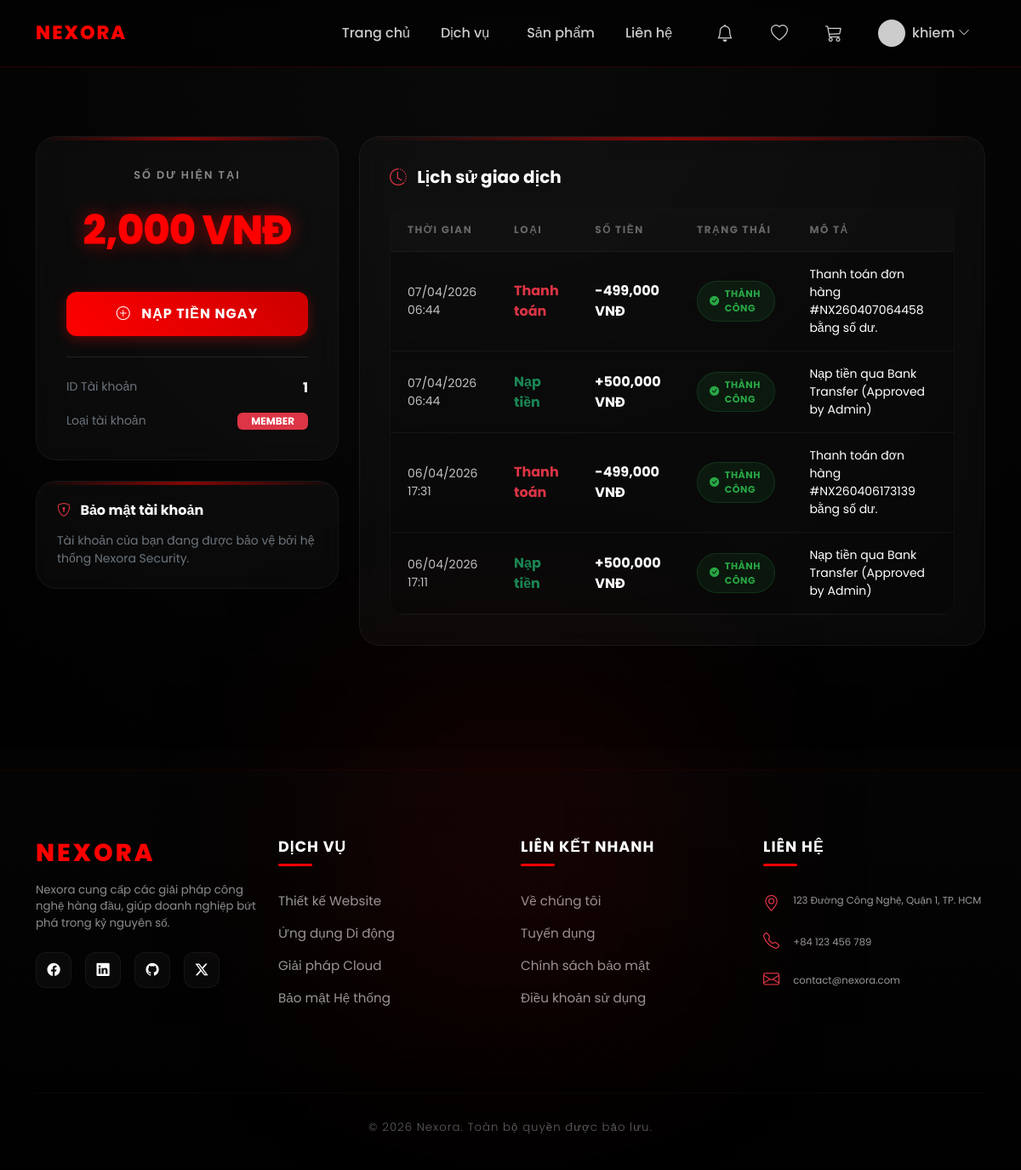
/users/wallet/ (signed in), run on an earlier commit of the app's database.
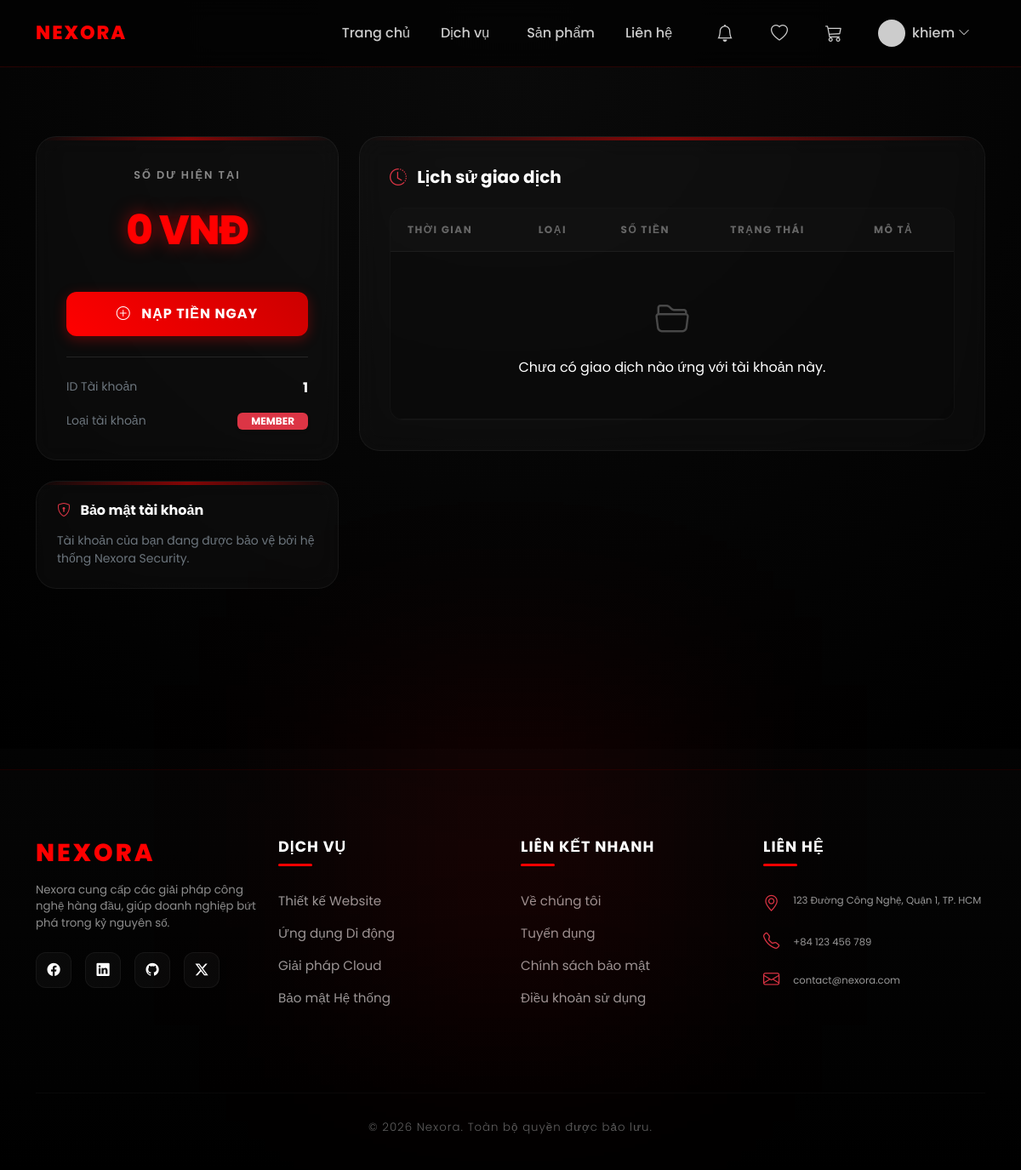
And on a later commit of the database.
### users/models.py (models this page shows, shortened)
class Transaction(models.Model):
    TRANSACTION_TYPES = [
        ('Deposit', 'Nạp tiền'),
        ('Payment', 'Thanh toán'),
        ('Refund', 'Hoàn tiền'),
    ]
    STATUS_CHOICES = [
        ('Pending', 'Đang xử lý'),
        ('Completed', 'Thành công'),
        ('Failed', 'Thất bại'),
    ]
    user = models.ForeignKey(settings.AUTH_USER_MODEL, on_delete=models.CASCADE, related_name='transactions')
    amount = models.BigIntegerField(default=0)
    type = models.CharField(max_length=20, choices=TRANSACTION_TYPES)
    status = models.CharField(max_length=20, choices=STATUS_CHOICES, default='Pending')
    method = models.CharField(max_length=50, blank=True, null=True)
    transaction_code = models.CharField(max_length=100, unique=True)
    description = models.TextField(blank=True, null=True)
    created_at = models.DateTimeField(auto_now_add=True)

### users/views.py (the view)
# urls.py: path('wallet/', views.wallet_index, name='wallet_index'),
@login_required
def wallet_index(request):
    transactions = request.user.transactions.all().order_by('-created_at')
    context = {
        'transactions': transactions,
        'balance': request.user.profile.balance
    }
    return render(request, 'users/wallet/index.html', context)

### users/templates/users/wallet/index.html (shortened to what this page needs)
{% extends "shops/base.html" %}
{% load static %}
{% block extra_head %}
<link rel="stylesheet" href="{% static 'css/wallet.css' %}">
{% endblock %}
{% block body_block %}
<div class="wallet-page text-white">
    <div class="container">
        <div class="row g-4">
            <div class="col-lg-4">
                <div class="wallet-card text-center mb-4">
                    <div class="balance-label mb-2">Số dư hiện tại</div>
                    <div class="balance-display">{{ balance|floatformat:0 }} VNĐ</div>
                    <a href="{% url 'users:topup_index' %}" class="btn btn-topup w-100 mt-3">
                        <i class="bi bi-plus-circle me-2"></i> NẠP TIỀN NGAY
                    </a>
                    <div class="mt-4 pt-4 border-top border-white border-opacity-10 text-start">
                        <div class="d-flex justify-content-between mb-3">
                            <span class="text-secondary small">ID Tài khoản</span>
                            <span class="fw-bold fs-6 text-white">{{ request.user.id }}</span>
                        </div>
                        <div class="d-flex justify-content-between align-items-center">
                            <span class="text-secondary small">Loại tài khoản</span>
                            <span class="badge bg-danger shadow-sm px-3">MEMBER</span>
                        </div>
                    </div>
                </div>
                <div class="wallet-card p-4">
                    <h6 class="fw-bold mb-3 text-white">
                        <i class="bi bi-shield-lock me-2 text-danger"></i> Bảo mật tài khoản
                    </h6>
                    <p class="small text-secondary mb-0">Tài khoản của bạn đang được bảo vệ bởi hệ thống Nexora Security.</p>
                </div>
            </div>
            <div class="col-lg-8">
                <div class="wallet-card">
                    <h5 class="fw-bold mb-4 text-white">
                        <i class="bi bi-clock-history me-2 text-danger"></i> Lịch sử giao dịch
                    </h5>
                    <div class="transaction-table-wrapper">
                        <div class="table-responsive">
                            <table class="table transaction-table text-white">
                                <thead>
                                    <tr>
                                        <th>Thời gian</th>
                                        <th>Loại</th>
                                        <th>Số tiền</th>
                                        <th>Trạng thái</th>
                                        <th>Mô tả</th>
                                    </tr>
                                </thead>
                                <tbody>
                                    {% for tx in transactions %}
                                    <tr>
                                        <td class="small opacity-75">{{ tx.created_at|date:"d/m/Y H:i" }}</td>
                                        <td>
                                            <span class="fw-bold {% if tx.type == 'Deposit' %}text-success{% else %}text-danger{% endif %}">
                                                {{ tx.get_type_display }}
                                            </span>
                                        </td>
                                        <td class="fw-bold fs-6">
                                            {% if tx.type == 'Deposit' %}+{% else %}-{% endif %}{{ tx.amount|floatformat:0 }} VNĐ
                                        </td>
                                        <td>
                                            <span class="status-badge status-{{ tx.status|lower }}">
                                                <i class="bi {% if tx.status == 'Completed' %}bi-check-circle-fill{% elif tx.status == 'Pending' %}bi-hourglass-split{% else %}bi-x-circle-fill{% endif %}"></i>
                                                {{ tx.get_status_display }}
                                            </span>
                                        </td>
                                        <td class="small text-secondary">{{ tx.description }}</td>
                                    </tr>
                                    {% empty %}
                                    <tr>
                                        <td colspan="5" class="text-center py-5 text-secondary">
                                            <i class="bi bi-folder2-open d-block fs-1 mb-3 opacity-25"></i>
                                            Chưa có giao dịch nào ứng với tài khoản này.
                                        </td>
                                    </tr>
                                    {% endfor %}
                                </tbody>
                            </table>
                        </div>
                    </div>
                </div>
            </div>
        </div>
    </div>
</div>
{% endblock %}

### shops/templates/shops/base.html (shortened to what this page needs)
{% load static %}
<!DOCTYPE html>
<html lang="vi">
<head>
  <link href="https://cdn.jsdelivr.net/npm/bootstrap@5.3.2/dist/css/bootstrap.min.css" rel="stylesheet">
  <link rel="stylesheet" href="https://cdn.jsdelivr.net/npm/bootstrap-icons@1.11.1/font/bootstrap-icons.css" />
  <link rel="stylesheet" href="{% static 'css/base.css' %}" />
  {% block extra_head %}{% endblock %}
</head>
<body>
<nav class="navbar navbar-expand-lg navbar-custom fixed-top">
  <div class="container">
    <a class="navbar-brand" href="{% url 'shops:index' %}">
      NEXORA
    </a>
    <div class="collapse navbar-collapse" id="nav">
      <ul class="navbar-nav ms-auto">
        <li class="nav-item">
          <a class="nav-link" href="{% url 'shops:index' %}">
            Trang chủ
          </a>
        </li>
        <li class="nav-item">
          <a class="nav-link" href="{% url 'shops:services' %}">
            Dịch vụ
          </a>
        </li>
        <li class="nav-item ms-lg-2">
          <a class="nav-link" href="{% url 'shops:products' %}">
            Sản phẩm
          </a>
        </li>
        <li class="nav-item">
          <a class="nav-link" href="{% url 'shops:contact' %}">
            Liên hệ
          </a>
        </li>
      </ul>
      <ul class="navbar-nav ms-lg-3 align-items-lg-center">
          {% if request.user.is_authenticated %}
        <li class="nav-item dropdown me-2">
          <a class="nav-link position-relative" data-bs-toggle="dropdown" href="#" aria-label="Notifications">
            <i class="bi bi-bell fs-5"></i>
          </a>
        </li>
        <li class="nav-item me-2">
          <a class="nav-link" href="#" data-bs-toggle="modal" data-bs-target="#wishlistModal" aria-label="Wishlist">
            <i class="bi bi-heart fs-5"></i>
          </a>
        </li>
        <li class="nav-item">
          <a class="nav-link position-relative me-3" href="{% url 'shops:cart_detail' %}">
            <i class="bi bi-cart3 fs-5"></i>
          </a>
        </li>
        <li class="nav-item dropdown">
          <a class="nav-link d-flex align-items-center" data-bs-toggle="dropdown" href="#">
            <img
              src="{% if request.user.profile.photo %}{{ request.user.profile.photo.url }}{% else %}https://i.pravatar.cc/150?u={{ request.user.id }}{% endif %}"
              class="rounded-circle me-2" width="32" height="32" style="object-fit: cover" />
            <span class="d-none d-lg-inline">{{ request.user.username }}</span>
            <i class="bi bi-chevron-down ms-1 small"></i>
          </a>
        </li>
        {% else %}
        <li class="nav-item ms-lg-2">
          <a href="{% url 'users:login' %}" class="btn btn-outline-danger btn-sm">
            Đăng nhập
          </a>
        </li>
        {% endif %}
      </ul>
    </div>
  </div>
</nav>
<main>
  {% block body_block %}{% endblock %}
  <div class="container pt-4">
  </div>
</main>
<footer>
  <div class="container">
    <div class="row">
      <div class="col-lg-3 col-md-6 mb-4">
        <h4 class="footer-brand mb-3">NEXORA</h4>
        <p class="small opacity-75">
          Nexora cung cấp các giải pháp công nghệ hàng đầu, giúp doanh nghiệp bứt phá trong kỷ nguyên số.
        </p>
        <div class="social-links mt-4">
          <a href="#"><i class="bi bi-facebook"></i></a>
          <a href="#"><i class="bi bi-linkedin"></i></a>
          <a href="#"><i class="bi bi-github"></i></a>
          <a href="#"><i class="bi bi-twitter-x"></i></a>
        </div>
      </div>
      <div class="col-lg-3 col-md-6 mb-4">
        <h5 class="footer-title">Dịch vụ</h5>
        <ul class="footer-links">
          <li>Thiết kế Website</li>
          <li>Ứng dụng Di động</li>
          <li>Giải pháp Cloud</li>
          <li>Bảo mật Hệ thống</li>
        </ul>
      </div>
      <div class="col-lg-3 col-md-6 mb-4">
        <h5 class="footer-title">Liên kết nhanh</h5>
        <ul class="footer-links">
          <li>Về chúng tôi</li>
          <li>Tuyển dụng</li>
          <li>Chính sách bảo mật</li>
          <li>Điều khoản sử dụng</li>
        </ul>
      </div>
      <div class="col-lg-3 col-md-6 mb-4">
        <h5 class="footer-title">Liên hệ</h5>
        <ul class="footer-links">
          <li class="d-flex align-items-start mb-3">
            <i class="bi bi-geo-alt text-danger me-3"></i>
            <span class="small">
            <span class="small">123 Đường Công Nghệ, Quận 1, TP. HCM</span>
            </span>
          </li>
          <li class="d-flex align-items-center mb-3">
            <i class="bi bi-telephone text-danger me-3"></i>
            <span class="small">
            <span class="small">+84 123 456 789</span>
            </span>
          </li>
          <li class="d-flex align-items-center">
            <i class="bi bi-envelope text-danger me-3"></i>
            <span class="small">
            <span class="small">contact@nexora.com</span>
            </span>
          </li>
        </ul>
      </div>
    </div>
    <div class="footer-bottom text-center">
      <p class="small mb-0 opacity-50">&copy; 2026 Nexora. Toàn bộ quyền được bảo lưu.</p>
    </div>
  </div>
</footer>
</body>
</html>

### shops/static/css/base.css (style rules this page uses)
body { background: radial-gradient(circle at top, #0a0a0a, #000); color: #fff; font-family: 'Poppins', sans-serif; padding-top: 80px; }
.navbar-custom { background: rgba(0, 0, 0, 0.6) !important; backdrop-filter: blur(12px); border-bottom: 1px solid rgba(255, 0, 0, 0.15); transition: all 0.3s ease; padding: 15px 0; }
.navbar-brand { color: #ff0000 !important; font-weight: 800; letter-spacing: 2px; font-size: 1.4rem; }
.nav-link { color: #ccc !important; position: relative; margin: 0 10px; font-weight: 500; transition: 0.3s; }
.nav-link::after { content: ""; position: absolute; bottom: -6px; left: 0; width: 0%; height: 2px; background: #ff0000; transition: 0.3s ease; }
h1, h2, h3, h4, h5 { font-weight: 600; }
p { color: #bbb; }
footer { background: linear-gradient(180deg, #050505, #000); border-top: 1px solid rgba(255, 0, 0, 0.1); color: #999; padding: 80px 0 40px; font-size: 0.95rem; position: relative; }
footer::before { content: ""; position: absolute; width: 400px; height: 400px; background: rgba(255, 0, 0, 0.08); filter: blur(120px); top: -100px; left: 50%; transform: translateX(-50%); }
.footer-brand { color: #ff0000; font-size: 1.8rem; font-weight: 800; letter-spacing: 3px; text-transform: uppercase; transition: 0.3s; }
.footer-title { color: #fff; font-weight: 700; font-size: 1.1rem; margin-bottom: 30px; position: relative; padding-bottom: 12px; text-transform: uppercase; letter-spacing: 1px; }
.footer-title::after { content: ""; position: absolute; bottom: 0; left: 0; width: 40px; height: 3px; background: #ff0000; border-radius: 2px; }
.footer-links { list-style: none; padding: 0; }
.footer-links li { margin-bottom: 15px; }
.footer-links i { font-size: 1.2rem; }
.social-links a { width: 42px; height: 42px; display: inline-flex; align-items: center; justify-content: center; background: rgba(255, 255, 255, 0.03); color: #fff; border-radius: 12px; margin-right: 12px; transition: 0.3s; text-decoration: none !important; border: 1px solid rgba(255, 255, 255, 0.05); }
.footer-bottom { border-top: 1px solid rgba(255, 255, 255, 0.03); margin-top: 60px; padding-top: 30px; text-align: center; }
.footer-bottom p { letter-spacing: 1px; font-weight: 300; }

### users/static/css/wallet.css (style rules this page uses)
.wallet-page { background: radial-gradient(circle at top, #0a0a0a, #000); padding-top: 40px; padding-bottom: 80px; min-height: 100vh; padding-top: 80px; }
.wallet-card { background: rgba(255, 255, 255, 0.03); backdrop-filter: blur(15px); border: 1px solid rgba(255, 255, 255, 0.05); border-radius: 24px; padding: 35px; color: #fff; transition: all 0.3s cubic-bezier(0.175, 0.885, 0.32, 1.275); position: relative; overflow: hidden; }
.wallet-card::before { content: ""; position: absolute; top: 0; left: 0; width: 100%; height: 4px; background: linear-gradient(90deg, transparent, #ff0000, transparent); opacity: 0.5; }
.balance-display { font-size: 3rem; font-weight: 800; color: #ff0000; margin: 20px 0; text-shadow: 0 0 20px rgba(255, 0, 0, 0.5); letter-spacing: -1px; }
.balance-label { font-size: 0.8rem; color: #888; text-transform: uppercase; letter-spacing: 2px; font-weight: 600; }
.transaction-table-wrapper { background: rgba(0, 0, 0, 0.2); border-radius: 16px; overflow: hidden; border: 1px solid rgba(255, 255, 255, 0.03); }
.transaction-table { margin-bottom: 0; }
.transaction-table, .transaction-table thead, .transaction-table tbody, .transaction-table tr, .transaction-table th, .transaction-table td { background-color: transparent !important; background: transparent !important; border-color: rgba(255, 255, 255, 0.05) !important; color: #fff !important; vertical-align: middle; }
.transaction-table th { background: rgba(255, 255, 255, 0.02) !important; color: #666 !important; text-transform: uppercase; font-size: 0.75rem; font-weight: 700; letter-spacing: 1.5px; padding: 16px 20px; }
.transaction-table td { padding: 16px 20px; }
.btn-topup { background: linear-gradient(45deg, #ff0000, #cc0000); border: none; border-radius: 12px; padding: 14px 30px; font-weight: 700; color: #fff; text-transform: uppercase; letter-spacing: 1px; box-shadow: 0 4px 15px rgba(255, 0, 0, 0.3); transition: all 0.3s ease; }

What changed in the data, as far as the page shows it:
removed Transaction: created_at "07/04/2026 06:44", type "Thanh toán", amount "499,000", status "THÀNH CÔNG", description "Thanh toán đơn hàng #NX260407064458 bằng số dư."
removed Transaction: created_at "07/04/2026 06:44", type "Nạp tiền", amount "500,000", status "THÀNH CÔNG", description "Nạp tiền qua Bank Transfer (Approved by Admin)"
removed Transaction: created_at "06/04/2026 17:31", type "Thanh toán", amount "499,000", status "THÀNH CÔNG", description "Thanh toán đơn hàng #NX260406173139 bằng số dư."
removed Transaction: created_at "06/04/2026 17:11", type "Nạp tiền", amount "500,000", status "THÀNH CÔNG", description "Nạp tiền qua Bank Transfer (Approved by Admin)"
Also different on the page:
{{ balance|floatformat:0 }}: "2,000" → "0"
text now shown: "Chưa có giao dịch nào ứng với tài khoản này."
